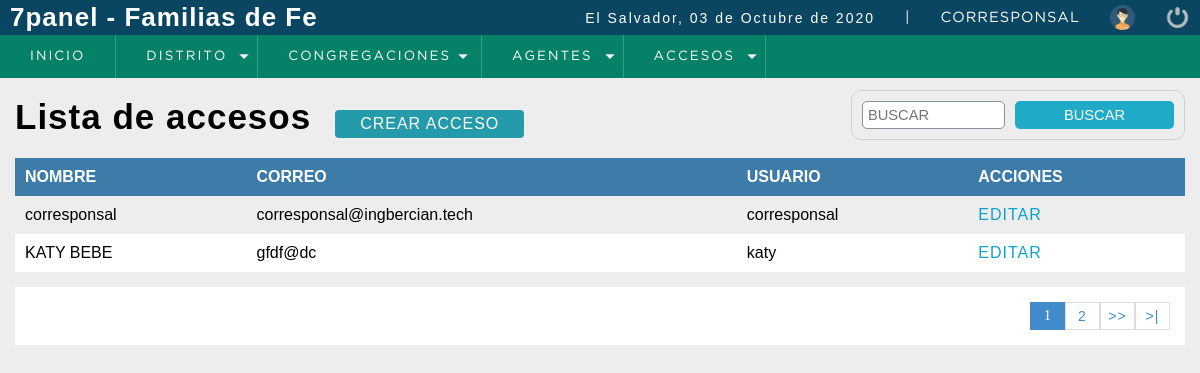
The page /sistema/acclist_agentes.php (signed in) on the database its author committed.
### tables this page shows
CREATE TABLE IF NOT EXISTS `usuario` (
  `codusuario` smallint(5) NOT NULL AUTO_INCREMENT,
  `nombre` varchar(50) NOT NULL,
  `correo` varchar(50) NOT NULL,
  `usuario` varchar(50) NOT NULL,
  `clave` varchar(50) NOT NULL,
  `rol` smallint(5) NOT NULL,
  `estatus` smallint(5) NOT NULL DEFAULT '1',
  `incorporacion` datetime NOT NULL DEFAULT CURRENT_TIMESTAMP,
  PRIMARY KEY (`codusuario`),
  KEY `rol` (`rol`),
  KEY `estatus` (`estatus`)
);

### sistema/includes/functions.php (called while the page is built, shortened)
<?php
	function fechaC(){
		$mes = array("","Enero",
					  "Febrero",
					  "Marzo",
					  "Abril",
					  "Mayo",
					  "Junio",
					  "Julio",
					  "Agosto",
					  "Septiembre",
					  "Octubre",
					  "Noviembre",
					  "Diciembre");
		return date('d')." de ". $mes[date('n')] . " de " . date('Y');
	}
 ?>

### sistema/acclist_agentes.php (the view, shortened to what this page needs)
<?php
	include "../conexion.php";
 ?>
<!DOCTYPE html>
<html lang="en">
<head>
	<?php include "includes/scripts.php"; ?>
</head>
<body>
	<?php include "includes/header.php"; ?>
	<section id="container">
		<h1>Lista de accesos</h1>
		<a href="acceso_corresponsales.php" class="btn_new">Crear acceso</a>
		<form action="buscar_usuario.php" method="get" class="form_search">
			<input type="text" name="busqueda" id="busqueda" placeholder="Buscar">
			<input type="submit" value="Buscar" class="btn_search">
		</form>
		<table>
			<tr>
				<th>Nombre</th>
				<th>Correo</th>
				<th>Usuario</th>
				<th>Acciones</th>
			</tr>
		<?php
			$sql_registe = mysqli_query($conection,"SELECT COUNT(*) as total_registro FROM usuario WHERE estatus = 1  ");
			$result_register = mysqli_fetch_array($sql_registe);
			$total_registro = $result_register['total_registro'];
			$por_pagina = 5;
			if(empty($_GET['pagina']))
			{
				$pagina = 1;
			}else{
				$pagina = $_GET['pagina'];
			}
			$desde = ($pagina-1) * $por_pagina;
			$total_paginas = ceil($total_registro / $por_pagina);
			$query = mysqli_query($conection,"SELECT u.codusuario, u.nombre, u.correo, u.usuario, r.rol FROM usuario u INNER JOIN rol r ON u.rol = r.codrol WHERE u.rol = 3 AND  estatus = 1 ORDER BY u.codusuario ASC LIMIT $desde,$por_pagina
				");
			$result = mysqli_num_rows($query);
			if($result > 0){
				while ($data = mysqli_fetch_array($query)) {
			?>
				<tr>
					<td><?php echo $data['nombre']; ?></td>
					<td><?php echo $data['correo']; ?></td>
					<td><?php echo $data['usuario']; ?></td>
					<td>
						<a class="link_edit" href="editar_usuario.php?cod=<?php echo $data['codusuario']; ?>">Editar
						</a>
					</td>
				</tr>
		<?php
				}
			}
		 ?>
		</table>
		<div class="paginador">
			<ul>
			<?php
				for ($i=1; $i <= $total_paginas; $i++) {
					if($i == $pagina)
					{
						echo '<li class="pageSelected">'.$i.'</li>';
					}else{
						echo '<li><a href="?pagina='.$i.'">'.$i.'</a></li>';
					}
				}
				if($pagina != $total_paginas)
				{
			 ?>
				<li><a href="?pagina=<?php echo $pagina + 1; ?>">>></a></li>
				<li><a href="?pagina=<?php echo $total_paginas; ?> ">>|</a></li>
			<?php } ?>
			</ul>
		</div>
	</section>
</body>
</html>

### sistema/includes/scripts.php (shortened to what this page needs)
<link rel="stylesheet" type="text/css" href="css/style.css">
<?php include "functions.php"; ?>

### sistema/includes/header.php (shortened to what this page needs)
<header>
	<div class="header">
		<h1 > 7panel - Familias de Fe</h1>
		<div class="optionsBar">
			<p>El Salvador, <?php echo fechaC(); ?></p>
			<span>|</span>
			<span class="user"><?php echo $_SESSION['user'].''; ?></span>
			<img class="photouser" src="img/user.png" alt="Usuario">
			<a href="salir.php"><img class="close" src="img/salir.png" alt="Salir del sistema" title="Salir"></a>
		</div>
	</div>
	<?php include "nav.php"; ?>
</header>

### sistema/includes/nav.php (shortened to what this page needs)
<nav>
	<ul>
		<li><a  href="index.php">Inicio</a></li>
		<?php
		if($_SESSION['rol'] == 3 ){
	 ?>
              <li class="principal">
			<a href="#">Distrito</a>
		</li>
              <li class="principal">
			<a href="#">Congregaciones</a>
		</li>
		<li class="principal">
			<a href="#">Agentes</a>
		</li>
		<li class="principal">
			<a href="#">Accesos</a>
		</li>
              <?php } ?>
</nav>

### sistema/css/style.css (style rules this page uses)
* { margin: 0; padding: 0; box-sizing: border-box; }
body { background: #ededed; }
input, select, a, th { text-transform: uppercase; }
h1, h2, h3, h4, h5, h6 { font-family: 'arial'; font-weight: bold; letter-spacing: 1px; }
h1 { font-size: 26px; }
p { font-family: 'arial'; letter-spacing: 2px; font-size: 14px; line-height: 20px; }
a { text-decoration: none; font-family: arial; letter-spacing: 1px; }
span { font-family: 'GothamBook'; letter-spacing: 1px; font-size: 14px; line-height: 20px; }
header { position: fixed; width: 100%; }
.header { color: #FFF; background: #0a4661; height: 35px; display: -webkit-flex; display: -moz-flex; display: -ms-flex; display: -o-flex; display: flex; justify-content: space-between; align-items: center; padding: 10px; }
.optionsBar { display: -webkit-flex; display: -moz-flex; display: -ms-flex; display: -o-flex; display: flex; justify-content: center; align-items: center; }
.optionsBar span { color: #FFF; font-size: 11pt; font-family: 'GothamBook'; text-transform: uppercase; margin-left: 30px; }
.photouser { margin-left: 30px; width: 25px; height: 25px; }
.close { width: 25px; height: 25px; }
.optionsBar a { display: -webkit-flex; display: -moz-flex; display: -ms-flex; display: -o-flex; display: flex; margin-left: 30px; }
nav ul { background: #058167; list-style: none; display: -webkit-flex; display: -moz-flex; display: -ms-flex; display: -o-flex; display: flex; justify-content: left; align-items: center; }
nav ul > li a { position: relative; }
nav a { color: #FFF; display: block; font-size: 10pt; font-family: 'GothamBook'; padding: 15px 30px; text-transform: uppercase; letter-spacing: 2px; transition: background .5s; border-right: 1px solid #319B8F; }
nav .principal > a { background: url(../images/arrow_bottom.png) no-repeat; background-position-x: 0%; background-position-y: 0%; background-size: auto auto; background-position: 94% center; background-size: 10px; }
#container { padding: 90px 15px 15px; }
form { background: #FFF; margin: auto; padding: 20px 50px; border: 1px solid #d1d1d1; }
input,select { display: block; width: 100%; font-size: 11pt; padding: 5px; border: 1px solid #85929e; border-radius: 5px; }
#container h1 { font-size: 35px; display: inline-block; }
.btn_new { display: inline-block; background: #239baa; color: #FFF; padding: 5px 25px; border-radius: 4px; margin: 20px; }
table { border-collapse: collapse; font-size: 12pt; font-family: 'arial'; width: 100%; }
table th { text-align: left; padding: 10px; background: #3d7ba8; color: #FFF; }
table tr:nth-child(odd) { background: #FFF; }
table td { padding: 10px; }
.link_edit { color: #0ca4ce; }
.paginador ul { padding: 15px; list-style: none; background: #FFF; margin-top: 15px; display: -webkit-flex; display: -moz-flex; display: -ms-flex; display: -o-flex; display: flex; justify-content: flex-end; }
.paginador a, .pageSelected { color: #428bca; border: 1px solid #ddd; padding: 5px; display: inline-block; font-size: 14px; text-align: center; width: 35px; }
.pageSelected { color: #FFF; background: #428bca; border: 1px solid #428bca; }
.form_search { display: -webkit-flex; display: -moz-flex; display: -ms-flex; display: -o-flex; display: flex; float: right; background: initial; padding: 10px; border-radius: 10px; }
.form_search .btn_search { background: #1faac8; color: #FFF; padding: 0 20px; border: 0; cursor: pointer; margin-left: 10px; }

### rows shown on the page
usuario: nombre "corresponsal", correo "corresponsal@ingbercian.tech", usuario "corresponsal"
usuario: nombre "KATY BEBE", correo "gfdf@dc", usuario "katy"

### other values the page prints
fechaC() "03 de Octubre de 2020"
$_SESSION['user'] "CORRESPONSAL"
